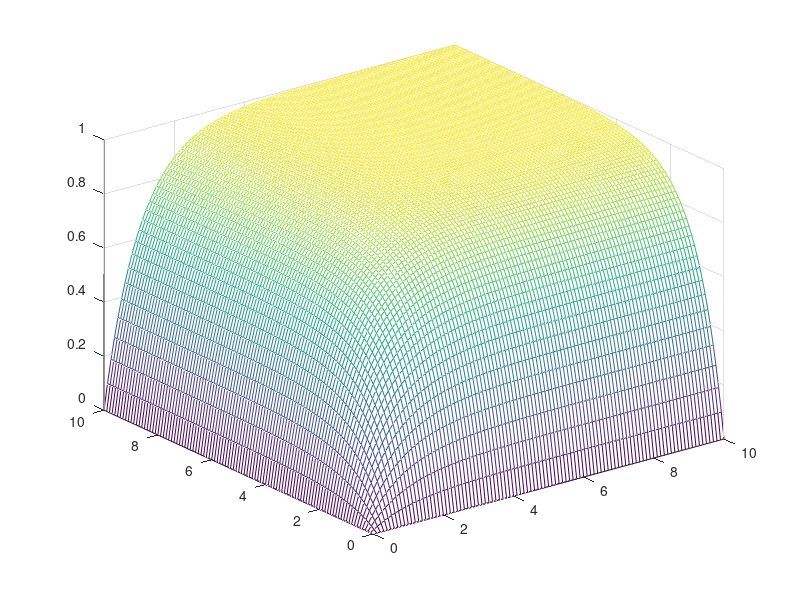
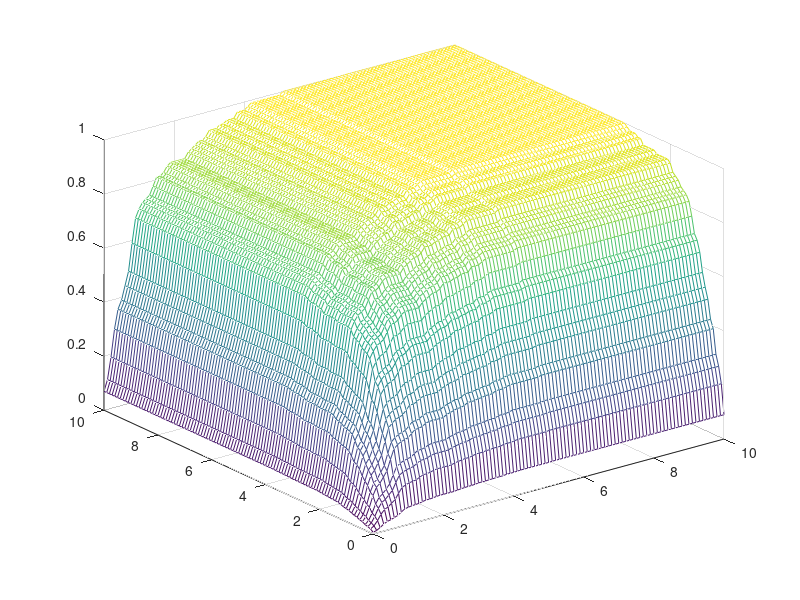

Reproduce these figures in MATLAB, in order.
clear all
%theoretical
mu=1;
x1=0:0.1:10;
x2=0:0.1:10;
[X,Y]=meshgrid(x1,x2);
m=1;
for x1=0:0.1:10
    n=1;
    for x2=0:0.1:10
        Z(m,n)=(1-exp(-x1))*(1-exp(-x2));
        n=n+1;
    end
    m=m+1;
end
figure(1),mesh(X,Y,Z)
%theoretical
%practical
range=0:0.1:10;
j=1;
for i=1:100
    u1=rand;
    x1(j)=-log(1-u1);
    j=j+1;
end
h1=hist(x1,range);  
cdf1=cumsum(h1)/(sum(h1));

j=1;
for i=1:100 
    u2=rand;
    x2(j)=-log(1-u2);
    j=j+1;
end
h2=hist(x2,range);  
cdf2=cumsum(h2)/(sum(h2));

x1=0:0.1:10;
x2=0:0.1:10;
[X,Y]=meshgrid(x1,x2);

m=1;
for x1=0:0.1:10
    n=1;
    for x2=0:0.1:10
        Z2(m,n)=cdf1(m)*cdf2(n);
        n=n+1;
    end
    m=m+1;
end
figure(2),mesh(X,Y,Z2)
